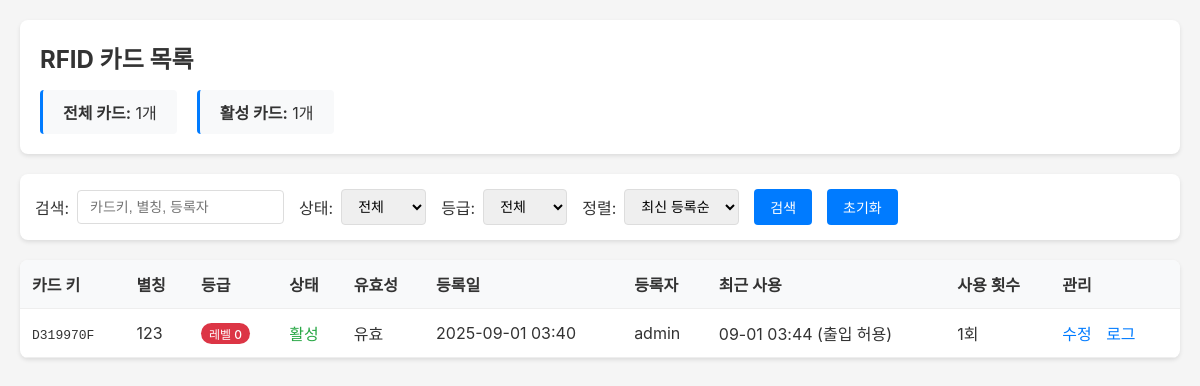
The app's page /RFID/card_list/ (signed in) with its own data.
### RFID/models.py (models this page shows, shortened)
class Card(models.Model):
    card_key_value = models.CharField(
        max_length=20,
        verbose_name="카드 고유키",
        help_text="RFID 카드의 UID (Hex 형태)"
    )
    card_alias = models.CharField(
        max_length=100,
        verbose_name="카드 별칭",
        help_text="예: 홍길동 카드, 임시카드1"
    )
    card_level = models.IntegerField(
        default=5,
        validators=[MinValueValidator(0), MaxValueValidator(5)],
        verbose_name="카드 보안 등급",
        help_text="0=최고 권한, 5=최저 권한"
    )
    regist_date = models.DateTimeField(
        auto_now_add=True,
        verbose_name="등록일시"
    )
    who_add = models.CharField(
        max_length=100,
        verbose_name="등록자",
        help_text="카드를 등록한 관리자 이름"
    )
    last_modify_date = models.DateTimeField(
        auto_now=True,
        verbose_name="마지막 수정일시"
    )
    last_modify_who = models.CharField(
        max_length=100,
        blank=True,
        verbose_name="마지막 수정자"
    )
    is_active = models.BooleanField(
        default=True,
        verbose_name="카드 활성 상태",
        help_text="False시 카드 사용 불가"
    )
    valid_from = models.DateTimeField(
        null=True,
        blank=True,
        verbose_name="유효 시작일"
    )
    valid_until = models.DateTimeField(
        null=True,
        blank=True,
        verbose_name="유효 종료일"
    )
    class Meta:
        db_table = 'card'
        verbose_name = "RFID 카드"
        verbose_name_plural = "Card : RFID 카드 목록"
        indexes = [
            models.Index(fields=['card_key_value']),
            models.Index(fields=['card_level']),
            models.Index(fields=['is_active']),
        ]
    def is_valid(self):
        if not self.is_active:
            return False
        now = timezone.now()
        if self.valid_from and now < self.valid_from:
            return False
        if self.valid_until and now > self.valid_until:
            return False
        return True

### RFID/card_list.py (the view)
# urls.py: path('card_list/', card_list.card_list, name='card_list'),
@login_required
def card_list(request):
    if not request.user.is_superuser:
        return HttpResponse("접근 권한이 없습니다.", status=403)
    search = request.GET.get('search', '')
    filter_active = request.GET.get('active', '')
    filter_level = request.GET.get('level', '')
    sort_by = request.GET.get('sort', '-regist_date')
    cards = Card.objects.all()
    if search:
        cards = cards.filter(
            Q(card_key_value__icontains=search) |
            Q(card_alias__icontains=search) |
            Q(who_add__icontains=search)
        )
    if filter_active:
        cards = cards.filter(is_active=(filter_active == 'true'))
    if filter_level:
        cards = cards.filter(card_level=int(filter_level))
    cards = cards.order_by(sort_by)
    cards = cards.annotate(
        use_count=Count('use_logs'),
    ).prefetch_related('use_logs')
    paginator = Paginator(cards, 20)
    page = request.GET.get('page', 1)
    cards_page = paginator.get_page(page)
    for card in cards_page:
        last_use = card.use_logs.order_by('-use_date').first()
        card.last_use_date = last_use.use_date if last_use else None
        card.last_use_result = last_use.get_access_result_display() if last_use else None
        card.validity_status = '유효' if card.is_valid() else '만료/비활성'
    context = {
        'cards': cards_page,
        'search': search,
        'filter_active': filter_active,
        'filter_level': filter_level,
        'sort_by': sort_by,
        'total_count': paginator.count,
        'active_count': Card.objects.filter(is_active=True).count(),
    }
    return render(request, 'card_list.html', context)

### RFID/templates/card_list.html (shortened to what this page needs)
<!DOCTYPE html>
<html lang="ko">
<head>
</head>
<body>
    <div class="container">
        <div class="header">
            <h1>RFID 카드 목록</h1>
            <div class="stats">
                <div class="stat-box">
                    <strong>전체 카드:</strong> {{ total_count }}개
                </div>
                <div class="stat-box">
                    <strong>활성 카드:</strong> {{ active_count }}개
                </div>
            </div>
        </div>
        <form method="get" class="filters">
            <div class="filter-group">
                <label>검색:</label>
                <input type="text" name="search" value="{{ search }}" placeholder="카드키, 별칭, 등록자">
            </div>
            <div class="filter-group">
                <label>상태:</label>
                <select name="active">
                    <option value="">전체</option>
                </select>
            </div>
            <div class="filter-group">
                <label>등급:</label>
                <select name="level">
                    <option value="">전체</option>
                </select>
            </div>
            <div class="filter-group">
                <label>정렬:</label>
                <select name="sort">
                    <option value="-regist_date" {% if sort_by == '-regist_date' %}selected{% endif %}>최신 등록순</option>
                </select>
            </div>
            <button type="submit">검색</button>
            <button type="button" onclick="window.location.href='?'">초기화</button>
        </form>
        <div class="table-container">
            <table>
                <thead>
                    <tr>
                        <th>카드 키</th>
                        <th>별칭</th>
                        <th>등급</th>
                        <th>상태</th>
                        <th>유효성</th>
                        <th>등록일</th>
                        <th>등록자</th>
                        <th>최근 사용</th>
                        <th>사용 횟수</th>
                        <th>관리</th>
                    </tr>
                </thead>
                <tbody>
                    {% for card in cards %}
                    <tr>
                        <td><code>{{ card.card_key_value }}</code></td>
                        <td>{{ card.card_alias }}</td>
                        <td><span class="level-badge level-{{ card.card_level }}">레벨 {{ card.card_level }}</span></td>
                        <td>
                            {% if card.is_active %}
                                <span class="status-active">활성</span>
                            {% else %}
                                <span class="status-inactive">비활성</span>
                            {% endif %}
                        </td>
                        <td>{{ card.validity_status }}</td>
                        <td>{{ card.regist_date|date:"Y-m-d H:i" }}</td>
                        <td>{{ card.who_add }}</td>
                        <td>
                            {% if card.last_use_date %}
                                {{ card.last_use_date|date:"m-d H:i" }}
                                ({{ card.last_use_result }})
                            {% else %}
                                -
                            {% endif %}
                        </td>
                        <td>{{ card.use_count }}회</td>
                        <td class="actions">
                            <a href="/RFID/card_edit/{{ card.id }}/">수정</a>
                            <a href="#" onclick="viewLogs({{card.id}})">로그</a>
                        </td>
                    </tr>
                    {% empty %}
                    <tr>
                        <td colspan="10" style="text-align: center; padding: 40px;">
                            검색 결과가 없습니다.
                        </td>
                    </tr>
                    {% endfor %}
                </tbody>
            </table>
        </div>
    </div>
</body>
</html>

### RFID/templates/card_list.html (style rules this page uses)
* { margin: 0; padding: 0; box-sizing: border-box; }
body { font-family: -apple-system, BlinkMacSystemFont, 'Segoe UI', sans-serif; background: #f5f5f5; color: #333; }
.container { max-width: 1200px; margin: 0 auto; padding: 20px; }
.header { background: white; padding: 20px; border-radius: 8px; box-shadow: 0 2px 4px rgba(0,0,0,0.1); margin-bottom: 20px; }
.header h1 { font-size: 24px; margin-bottom: 10px; }
.stats { display: flex; gap: 20px; margin-top: 15px; }
.stat-box { padding: 10px 20px; background: #f8f9fa; border-radius: 4px; border-left: 3px solid #007bff; }
.filters { background: white; padding: 15px; border-radius: 8px; box-shadow: 0 2px 4px rgba(0,0,0,0.1); margin-bottom: 20px; display: flex; gap: 15px; flex-wrap: wrap; align-items: center; }
.filter-group { display: flex; align-items: center; gap: 8px; }
input[type="text"], select { padding: 8px 12px; border: 1px solid #ddd; border-radius: 4px; font-size: 14px; }
button { padding: 8px 16px; background: #007bff; color: white; border: none; border-radius: 4px; cursor: pointer; font-size: 14px; }
.table-container { background: white; border-radius: 8px; box-shadow: 0 2px 4px rgba(0,0,0,0.1); overflow: hidden; }
table { width: 100%; border-collapse: collapse; }
th, td { padding: 12px; text-align: left; border-bottom: 1px solid #eee; }
th { background: #f8f9fa; font-weight: 600; position: sticky; top: 0; }
.status-active { color: #28a745; font-weight: 500; }
.level-badge { display: inline-block; padding: 2px 8px; border-radius: 12px; font-size: 12px; font-weight: 500; }
.level-0 { background: #dc3545; color: white; }
.actions a { color: #007bff; text-decoration: none; margin-right: 10px; }

### records on screen
Card: card_key_value "D319970F", card_alias "123", card_level "0", is_active "활성", validity_status "유효", regist_date "2025-09-01 03:40", who_add "admin", last_use_date "09-01 03:44", last_use_result "출입 허용", use_count "1"

### other values on screen
{{ total_count }} "1"
{{ active_count }} "1"
